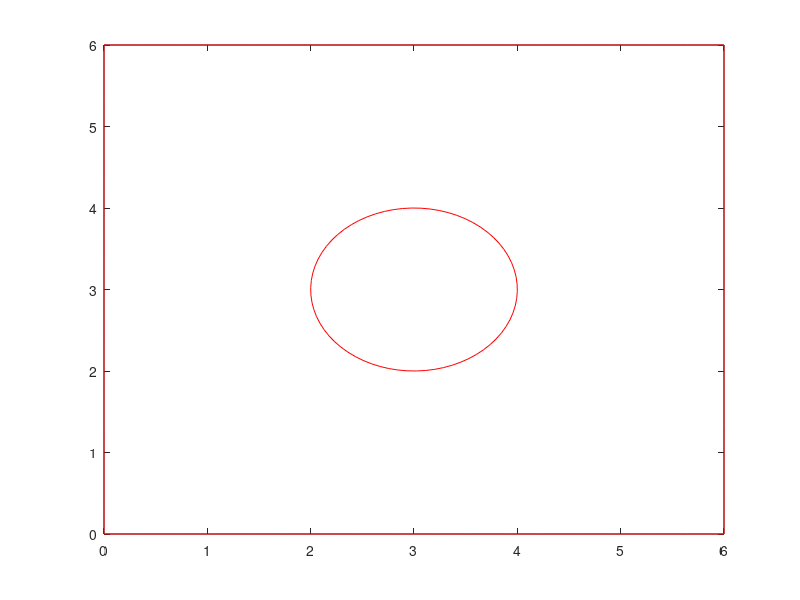
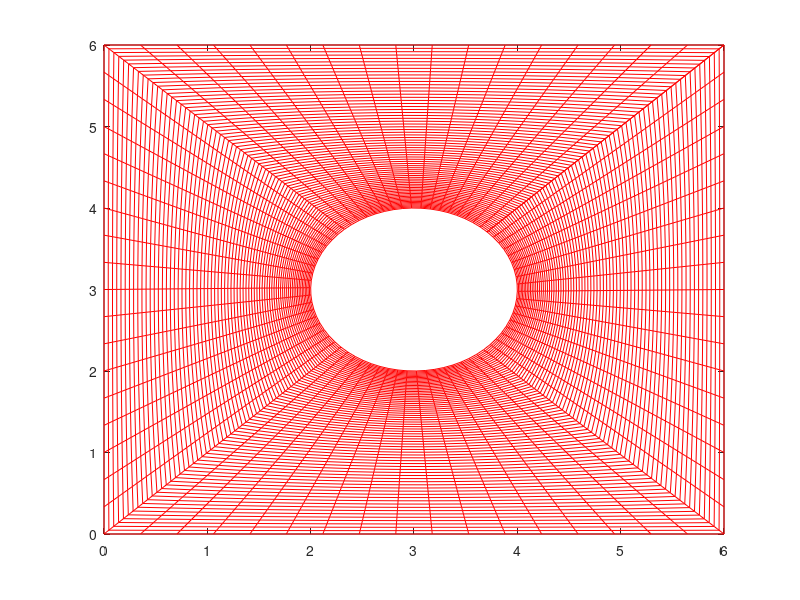

These charts were generated, in order, by the following MATLAB code:
clc
clear all
close all


R = 1.0;
H = 6.0;
L = 6.0;
IM = 71;
JM = 71;


theta = linspace(pi/4,(2*pi+pi/4),IM);
aa = 0.0;
bb = 0.0;
for i = 1:IM
    if theta(i)>=pi/4 && theta(i)<=3*pi/4
    aa = aa+1;
    elseif theta(i)>3*pi/4 && theta(i)<5*pi/4
    bb = bb+1;
    end
    x(i,1) = 0.5*L+R*cos(theta(i));
    y(i,1) = 0.5*H+R*sin(theta(i));
end
dxx = L/(aa-1);
dyy = H/(bb+1);

% Discretize boundary of rectangular domain 

for i = 1:IM
    if i<=aa
        x(i,JM) = (aa-i)*dxx;
        y(i,JM) = H;
    elseif i>aa && i<=aa+bb
        x(i,JM) = 0.0;
        y(i,JM) = (aa+bb+1-i)*dyy;
    elseif i>aa+bb && i<=aa+bb+aa
         x(i,JM) = dxx*(i-(aa+bb+1));
        y(i,JM) =  0.0;
    else
        x(i,JM) = L;
        y(i,JM) = dyy*(i-(aa+bb+aa));
    end
end


dxi = 1.0;
deta = 1.0;
for i = 1:IM
    for j = 1:JM
        xi(i,j) = (i-1)*dxi;
        eta(i,j) = (j-1)*deta;
    end
end

beta = 1.2;
beta1 = (beta+1)/(beta-1);

for i = 1:IM
    dx = x(i,JM)-x(i,1);
    dy = y(i,JM)-y(i,1);
    delta = sqrt(dx^2+dy^2);
    phi = atan2(dy,dx); 
    for j = 1:JM
         gamma = (j-1)/(JM-1);
        num = 1-(beta1)^(1-gamma);
        den = 1+(beta1)^(1-gamma);
        beta2 = num/den;
        c = delta*(1+beta*beta2);
        x(i,j) = x(i,1)+c * cos(phi);
        y(i,j) = y(i,1)+c * sin(phi);
    end
end

figure(1)
plot(x(:,1),y(:,1),'-r',x(:,JM),y(:,JM),'-r')
axis([0 L 0 H])

figure(2)
plot(x,y,'-r',x',y','-r')
axis([0 L 0 H])
